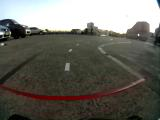
#> input picture GengxingWang_SourceCode_of_NN_Models_and_Image_preprocessing/ProcessedDataset/RedLine/4537_cam-image_array_.jpg, 160 x 120 px, given in place of 4535_cam-image_array_.jpg, which was not available
$ python enhance_images.py
#> lines starting #> are read from the running program, lines starting #| are printed output that depends on the picture
# Update the folder and range for images before executing

from PIL import Image
start_pos = 4535
end_pos = 4935
# open images
for i in range(start_pos, end_pos):
    folder = "/Users/Dpro/Desktop/University/USYD_Semester_2_2017/COMP3615_Project/code/selfdriving/GengxingWang_SourceCode_of_NN_Models_and_Image_preprocessing/ProcessedDataset/RedLine/"
    my_file = folder + str(i) + "_cam-image_array_"
    im = Image.open(my_file + ".jpg")
#> im is the input picture: PIL image 160x120 RGB; mean R, G, B 106, 104.5, 96.6

    # enhance every pixel
    img_width = 159
    img_height = 119
    for x in range(0, img_width):
       for y in range(0, img_height):
           r, g, b = im.getpixel((x, y))

           # using pixel logic values from  https://github.com/KENJU/enhanshot#enhanshotjs
           im.putpixel( (x,y), (int(r * 1.24),int(g * 1.33),int(b * 1.21)))
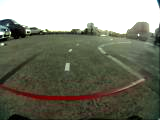
#> im: PIL image 160x120 RGB; mean R, G, B 119, 120.1, 104.9

    im.save(my_file + "new.jpg" )
#> pass 2 of the loop `for i in range(start_pos, end_pos):`:
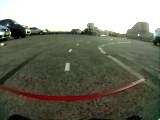
#> input picture GengxingWang_SourceCode_of_NN_Models_and_Image_preprocessing/ProcessedDataset/RedLine/4545_cam-image_array_.jpg, 160 x 120 px, given in place of 4536_cam-image_array_.jpg, which was not available
#> im is the input picture: PIL image 160x120 RGB; mean R, G, B 117.8, 118.9, 104.4
#> after the loop `for x in range(0, img_width):`:
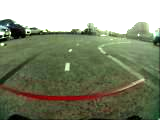
#> im: PIL image 160x120 RGB; mean R, G, B 131.8, 138.2, 113.9
#> (the run stopped early here; a loop or call above may not have finished)
